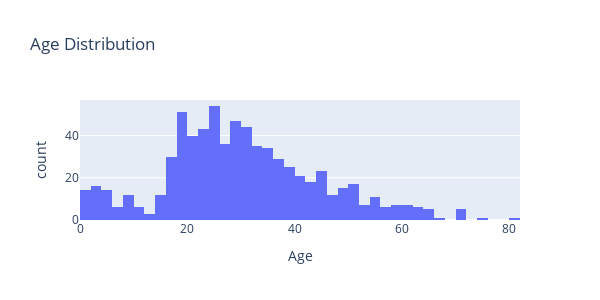

This figure's notebook cell:
### Code cell
#question one
import plotly.express as px
fig = px.histogram(df, x="Age",
                   title="Age Distribution",
                   width=600, height=300)
fig.show()

### Figure 1 — Plotly figure (JSON) as saved in the notebook; plotly's stock layout.template omitted (floating-point values rounded to 4 significant figures; data arrays with more than 128 entries replaced by an {"elided": "..."} marker saying what was removed)
{"data": [{"alignmentgroup": "True", "bingroup": "x", "hovertemplate": "Age=%{x}<br>count=%{y}<extra></extra>", "legendgroup": "", "marker": {"color": "#636efa"}, "name": "", "offsetgroup": "", "orientation": "v", "showlegend": false, "type": "histogram", "x": {"elided": "891 float values"}, "xaxis": "x", "yaxis": "y"}], "layout": {"barmode": "relative", "height": 300, "legend": {"tracegroupgap": 0}, "title": {"text": "Age Distribution"}, "width": 600, "xaxis": {"anchor": "y", "domain": [0, 1], "title": {"text": "Age"}}, "yaxis": {"anchor": "x", "domain": [0, 1], "title": {"text": "count"}}}}
